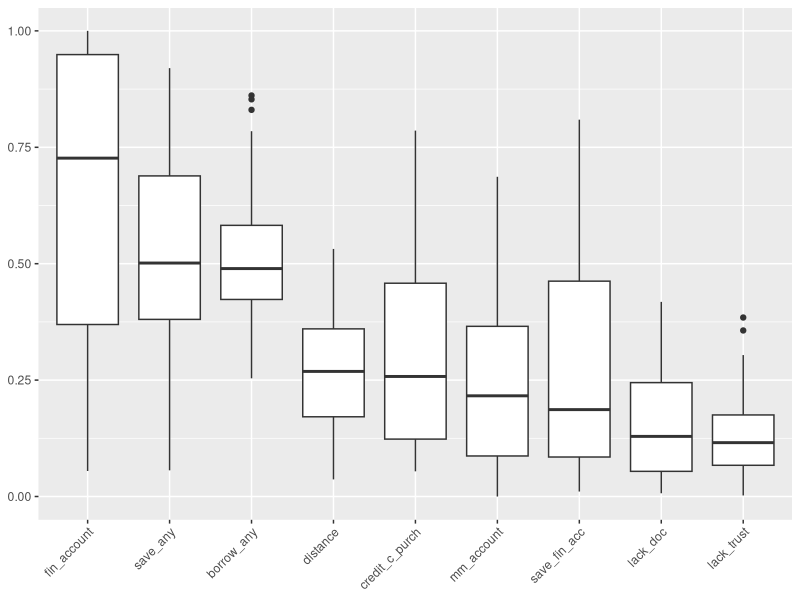
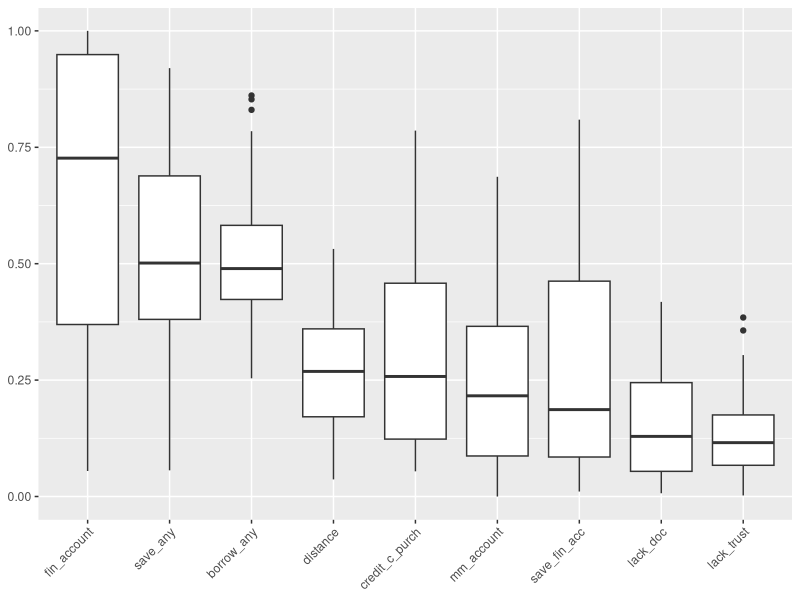

Reproduce these figures in R, in order. (Note: this script raises an error after producing the figures.)
require(tidyverse)
require(ggplot2)
require(GGally)
require(VIM)
library(mice) # Cargamos la librería
library(xtable)

#wd
# setwd('/home/mateo1/repos/financialinclusionClustering')
setwd('C:/Users/mateo/Documents/repos/financialinclusionClustering')

#data
dataset = read.csv("data/data.csv")
data = dataset[ dataset$year == 2021,]

col_nam = names(data[,4:ncol(data)])

# EDA
glimpse(data)
nrow(data[!complete.cases(data),])

mySummary <- function(vector, na.rm = T, round = 2){
  results <- c('Std. Dev' = round(sd(unlist(vector), na.rm), round), summary(vector))
  return(results)
}

# summ_df  = do.call(cbind, lapply(data[,4:ncol(data)], summary))
summ_df  = do.call(cbind, lapply(data[,4:ncol(data)], mySummary))

print(xtable(summ_df), include.rownames = T)


# boxplot
data %>% 
  select(col_nam) %>%
  stack() %>% 
  # ggplot(aes(x = ind, y = values)) +
  ggplot(aes(x = reorder(ind, values, FUN = median,na.rm = TRUE, decreasing = T), y = values)) +
  # ggplot(aes(x = fct_reorder(ind, values, fun = median,na.rm = TRUE, .desc =TRUE), y = values)) +
  geom_boxplot()+
  theme(axis.text.x = element_text( angle=45, hjust = 1),
        axis.title  = element_blank(),
        legend.position = 'none')
ggsave('results/boxplot.jpg')

data %>% 
  # summarise_all(sd, na.rm=T)
  summarise(sd= sd, na.rm=T)

# Missing paterns
country_all_na = data %>% 

  filter_at(vars(4:ncol(data)), all_vars(is.na(.)))
  # filter_at(vars(4:ncol(data)), all_vars( !complete.cases(.) ) )
country_all_na$Country.Code

data = data %>% 
  filter(!Country.Code %in% country_all_na$Country.Code)

na_plot =aggr(data[,4:ncol(data)], sortVar=TRUE, oma = c(16, 5, 5, 3), numbers=T)
summary(na_plot)

md.pattern(data[,4:ncol(data)], rotate.names=TRUE)

## ggally
lowerfun <- function(data,mapping){
  ggplot(data = data, mapping = mapping)+
    geom_point(alpha = 0.5)+
    scale_x_continuous(limits = c(0,1), breaks=c(0.25, 0.5, 0.75))+
    scale_y_continuous(limits = c(0,1), breaks=c(0.25, 0.5, 0.75))+
    geom_smooth(method = "loess")#+
    # theme(axis.text.x = element_text( angle=45))
}  


# Corr plot
# Matrix of plots
p1 <- ggpairs(data = data, columns = 4:ncol(data)  , #na.omit = TRUE ,
              # lower = list(continuous = "smooth")
              lower = list(continuous = wrap(lowerfun)),
              diag = list(continuous = "barDiag") )
  # +theme_grey(base_size = 8)
  # theme(axis.text=element_blank())+
  # theme_minimal(base_size = 9)


p2 <- ggcorr(data[,4:ncol(data) ], label = TRUE, label_round = 2)
g2 <- ggplotGrob(p2)
colors <- g2$grobs[[6]]$children[[3]]$gp$fill

# Change background color to tiles in the upper triangular matrix of plots 
idx <- 1
p <- ncol(data[,4:ncol(data) ] )
for (k1 in 1:(p-1)) {
  for (k2 in (k1+1):p) {
    plt <- getPlot(p1,k1,k2) +
      theme(panel.background = element_rect(fill = colors[idx], color="white"),
            panel.grid.major = element_line(color=colors[idx]))
    p1 <- putPlot(p1,plt,k1,k2)
    idx <- idx+1
  }
}

print(p1+ theme(strip.placement = "outside", text = element_text(size = 9)))
ggsave("results/ggpair.jpg",
       width = 10, height = 10)
